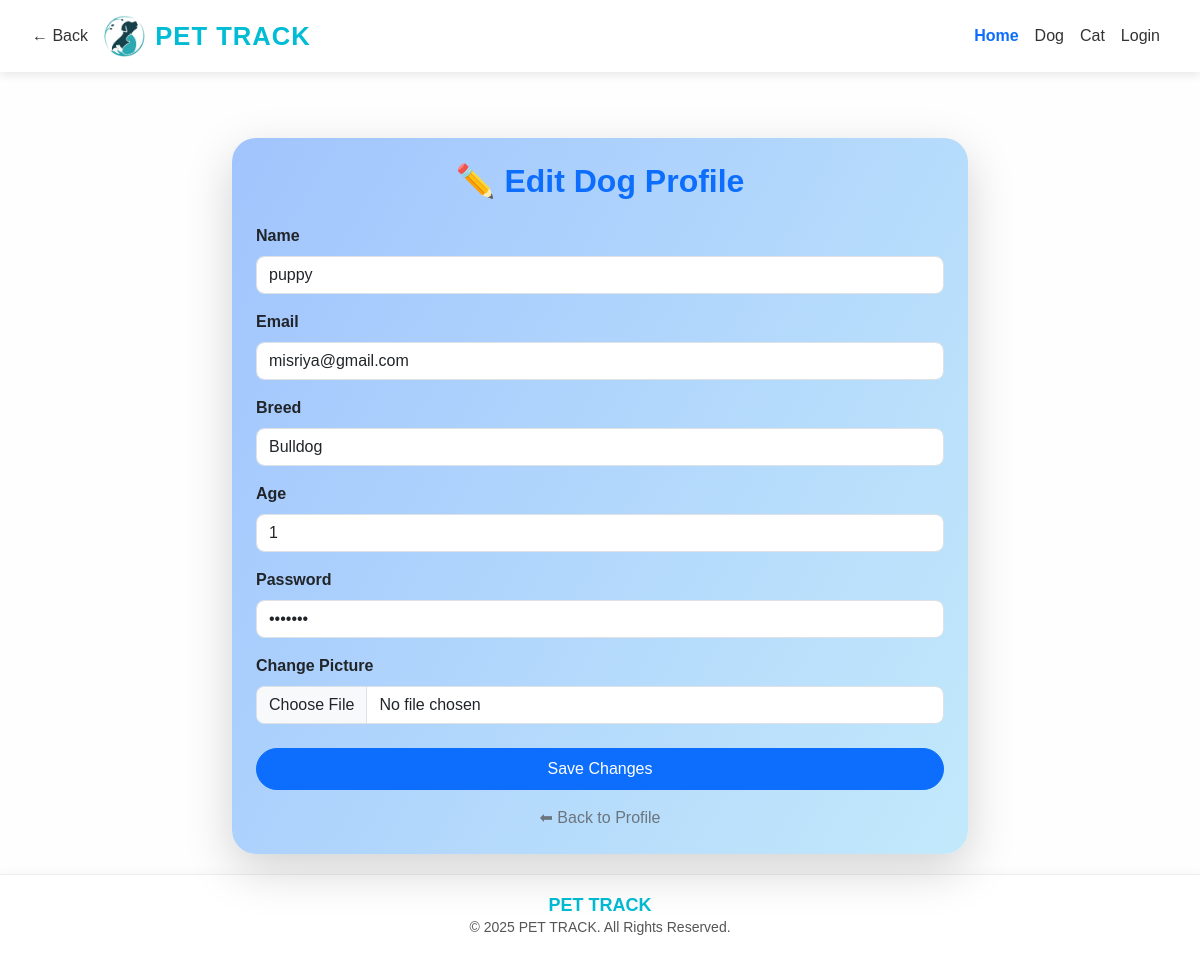
Screenshot of /dog_profile_edit/2/ with the database file from the repository.
### app1/models.py (models this page shows, shortened)
class Dog(models.Model):
    user = models.ForeignKey(User, on_delete=models.CASCADE, null=True)
    name = models.CharField(max_length=100)
    email = models.EmailField()
    breed = models.CharField(max_length=100)
    age = models.IntegerField()
    picture = models.ImageField(upload_to='dogs/')
    password = models.CharField(max_length=100)

### app1/views.py (the view, shortened to what this page needs)
# urls.py: path('dog_profile_edit/<int:id>/', views.dog_profile_edit, name='dog_profile_edit'),
def dog_profile_edit(request, id):
    dog = get_object_or_404(Dog, id=id)
    return render(request, 'dog_profile_edit.html', {'result': dog})

### templates/dog_profile_edit.html (shortened to what this page needs)
{% extends 'base.html' %}
{% load static %}
{% block content %}
<div class="container mt-5">
    <div class="row justify-content-center">
        <div class="col-md-10 col-lg-8">
            <div class="card shadow-lg border-0 p-4" style="border-radius: 1.5rem; background: linear-gradient(120deg, #a1c4fd, #c2e9fb);">
                <h2 class="text-center mb-4 text-primary fw-bold">✏️ Edit Dog Profile</h2>
                <form method="post" enctype="multipart/form-data">
                    <div class="mb-3">
                        <label for="id_name" class="form-label fw-semibold">Name</label>
                        <input type="text" class="form-control rounded-3" id="id_name" name="name" value="{{ result.name }}" required>
                    </div>
                    <div class="mb-3">
                        <label for="id_email" class="form-label fw-semibold">Email</label>
                        <input type="email" class="form-control rounded-3" id="id_email" name="email" value="{{ result.email }}" required>
                    </div>
                    <div class="mb-3">
                        <label for="id_breed" class="form-label fw-semibold">Breed</label>
                        <input type="text" class="form-control rounded-3" id="id_breed" name="breed" value="{{ result.breed }}" required>
                    </div>
                    <div class="mb-3">
                        <label for="id_age" class="form-label fw-semibold">Age</label>
                        <input type="number" class="form-control rounded-3" id="id_age" name="age" value="{{ result.age }}" required>
                    </div>
                    <div class="mb-3">
                        <label for="id_password" class="form-label fw-semibold">Password</label>
                        <input type="password" class="form-control rounded-3" id="id_password" name="password" value="{{ result.password }}" required>
                    </div>
                    <div class="mb-3">
                        <label for="id_picture" class="form-label fw-semibold">Change Picture</label>
                        <input type="file" class="form-control rounded-3" id="id_picture" name="picture">
                    </div>
                    <div class="d-grid mt-4">
                        <button type="submit" class="btn btn-primary rounded-pill py-2">Save Changes</button>
                    </div>
                </form>
                <div class="text-center mt-3">
                    <a href="{% url 'dog_profile' %}" class="text-decoration-none text-secondary">⬅ Back to Profile</a>
                </div>
            </div>
        </div>
    </div>
</div>
{% endblock %}

### templates/base.html (style rules this page uses)
* { box-sizing: border-box; }
body { font-family: 'Poppins', sans-serif; margin: 0; padding-top: 70px; background-color: #fefefe; color: #333; }

### rows the page displays
Dog: name "puppy", email "misriya@gmail.com", breed "Bulldog", age "1"
